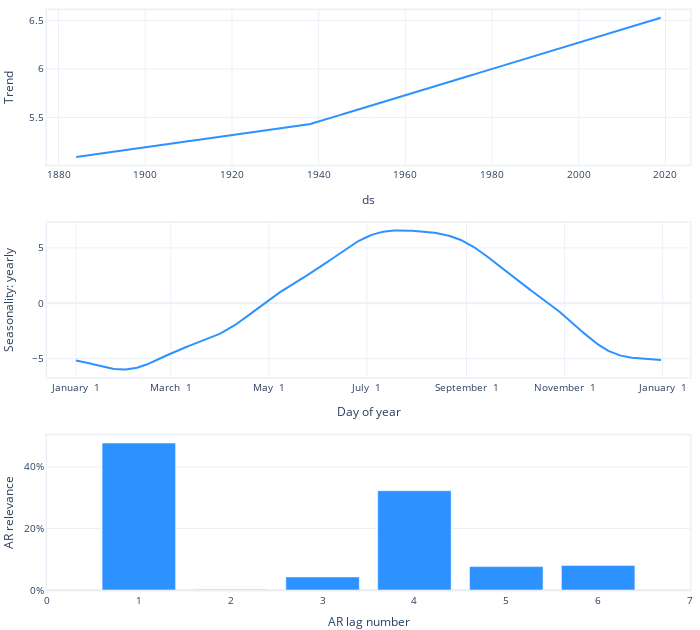

The code cell stored with this chart in its notebook:
### Code cell
nprophet.plot_parameters(components=["trend", "seasonality", "autoregression"])

### Figure 1 — Plotly figure (JSON) as saved in the notebook; plotly's stock layout.template omitted (floating-point values rounded to 4 significant figures; data arrays with more than 128 entries replaced by an {"elided": "..."} marker saying what was removed)
{"data": [{"fill": "none", "line": {"color": "#2d92ff", "width": 2}, "mode": "lines", "name": "Trend", "type": "scatter", "x": {"elided": "1619 str values"}, "xaxis": "x", "y": {"elided": "1619 float values"}, "yaxis": "y"}, {"fill": "none", "line": {"color": "#2d92ff", "width": 2}, "mode": "lines", "name": "yearly", "type": "scatter", "x": {"elided": "365 str values"}, "xaxis": "x2", "y": {"elided": "365 float values"}, "yaxis": "y2"}, {"marker": {"color": "#2d92ff"}, "name": "AR", "type": "bar", "x": [6, 5, 4, 3, 2, 1], "xaxis": "x3", "y": [0.0799, 0.07599, 0.3226, 0.04244, 0.001799, 0.4773], "yaxis": "y3"}], "layout": {"autosize": true, "font": {"size": 10}, "height": 630, "hovermode": "x unified", "margin": {"b": 0, "l": 0, "pad": 0, "r": 10, "t": 10}, "showlegend": false, "title": {"font": {"size": 12}}, "width": 700, "xaxis": {"anchor": "y", "domain": [0, 1], "linewidth": 1.5, "mirror": true, "range": ["1877-05-02T00:00:00", "2025-08-30T00:00:00"], "showline": true, "title": {"text": "ds"}, "type": "date"}, "xaxis2": {"anchor": "y2", "domain": [0, 1], "linewidth": 1.5, "mirror": true, "range": ["2016-12-14T00:00:00", "2018-01-18T00:00:00"], "showline": true, "tickformat": "%B %e", "title": {"text": "Day of year"}}, "xaxis3": {"anchor": "y3", "domain": [0, 1], "linewidth": 1.5, "mirror": true, "range": [0, 7], "showline": true, "title": {"text": "AR lag number"}}, "yaxis": {"anchor": "x", "domain": [0.7333, 1], "linewidth": 1.5, "mirror": true, "rangemode": "normal", "showline": true, "title": {"text": "Trend"}}, "yaxis2": {"anchor": "x2", "domain": [0.3667, 0.6333], "linewidth": 1.5, "mirror": true, "rangemode": "normal", "showline": true, "title": {"text": "Seasonality: yearly"}}, "yaxis3": {"anchor": "x3", "domain": [0, 0.2667], "linewidth": 1.5, "mirror": true, "rangemode": "normal", "showline": true, "tickformat": ",.0%", "title": {"text": "AR relevance"}}}}
